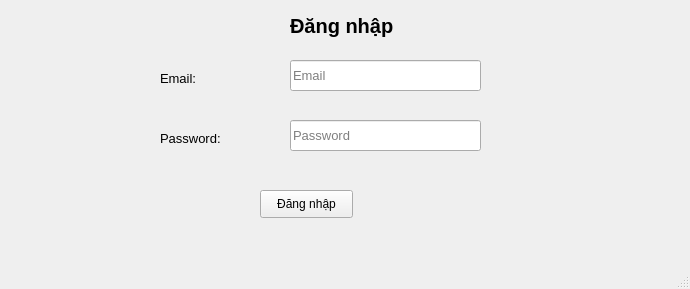
<?xml version="1.0" encoding="UTF-8"?>
<ui version="4.0">
 <class>MainWindow</class>
 <widget class="QMainWindow" name="MainWindow">
  <property name="geometry">
   <rect>
    <x>0</x>
    <y>0</y>
    <width>690</width>
    <height>289</height>
   </rect>
  </property>
  <property name="windowTitle">
   <string>MainWindow</string>
  </property>
  <property name="autoFillBackground">
   <bool>false</bool>
  </property>
  <widget class="QWidget" name="centralwidget">
   <widget class="QLineEdit" name="lineEdit">
    <property name="geometry">
     <rect>
      <x>290</x>
      <y>60</y>
      <width>191</width>
      <height>31</height>
     </rect>
    </property>
    <property name="font">
     <font>
      <family>Arial</family>
      <pointsize>10</pointsize>
      <weight>50</weight>
      <bold>false</bold>
     </font>
    </property>
    <property name="placeholderText">
     <string>Email</string>
    </property>
   </widget>
   <widget class="QLabel" name="label">
    <property name="geometry">
     <rect>
      <x>160</x>
      <y>70</y>
      <width>55</width>
      <height>16</height>
     </rect>
    </property>
    <property name="font">
     <font>
      <family>Arial</family>
      <pointsize>10</pointsize>
      <weight>50</weight>
      <bold>false</bold>
     </font>
    </property>
    <property name="text">
     <string>Email: </string>
    </property>
   </widget>
   <widget class="QLabel" name="label_2">
    <property name="geometry">
     <rect>
      <x>160</x>
      <y>130</y>
      <width>81</width>
      <height>16</height>
     </rect>
    </property>
    <property name="font">
     <font>
      <family>Arial</family>
      <pointsize>10</pointsize>
      <weight>50</weight>
      <bold>false</bold>
     </font>
    </property>
    <property name="text">
     <string>Password: </string>
    </property>
   </widget>
   <widget class="QLineEdit" name="lineEdit_2">
    <property name="geometry">
     <rect>
      <x>290</x>
      <y>120</y>
      <width>191</width>
      <height>31</height>
     </rect>
    </property>
    <property name="font">
     <font>
      <family>Arial</family>
      <pointsize>10</pointsize>
      <weight>50</weight>
      <bold>false</bold>
     </font>
    </property>
    <property name="echoMode">
     <enum>QLineEdit::Password</enum>
    </property>
    <property name="placeholderText">
     <string>Password</string>
    </property>
   </widget>
   <widget class="QLabel" name="label_3">
    <property name="geometry">
     <rect>
      <x>290</x>
      <y>10</y>
      <width>151</width>
      <height>31</height>
     </rect>
    </property>
    <property name="font">
     <font>
      <family>Arial</family>
      <pointsize>15</pointsize>
      <weight>75</weight>
      <bold>true</bold>
     </font>
    </property>
    <property name="text">
     <string>Đăng nhập</string>
    </property>
   </widget>
   <widget class="QPushButton" name="pushButton">
    <property name="geometry">
     <rect>
      <x>260</x>
      <y>190</y>
      <width>93</width>
      <height>28</height>
     </rect>
    </property>
    <property name="font">
     <font>
      <family>Arial</family>
     </font>
    </property>
    <property name="text">
     <string>Đăng nhập</string>
    </property>
   </widget>
  </widget>
  <widget class="QMenuBar" name="menubar">
   <property name="geometry">
    <rect>
     <x>0</x>
     <y>0</y>
     <width>690</width>
     <height>26</height>
    </rect>
   </property>
  </widget>
  <widget class="QStatusBar" name="statusbar"/>
 </widget>
 <resources/>
 <connections/>
</ui>
